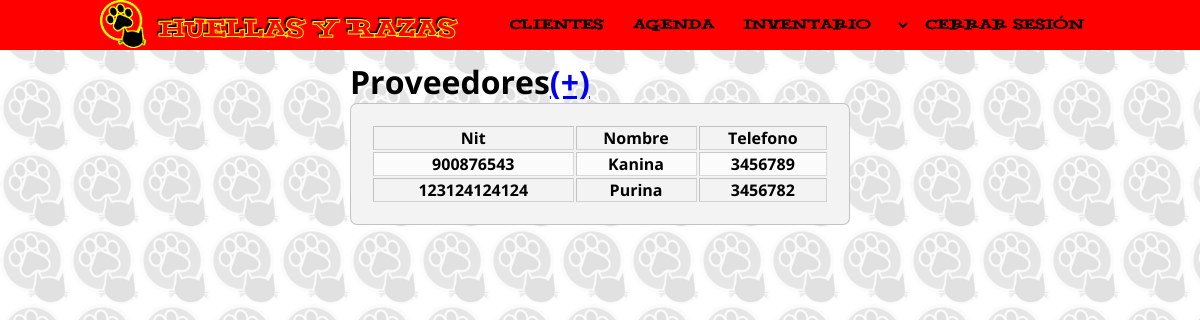
The page /verproveedores.php (signed in) on the database its author committed.
### tables this page shows
CREATE TABLE `proveedores` (
  `nit` varchar(50) NOT NULL DEFAULT '0',
  `nombre` varchar(100) NOT NULL DEFAULT '0',
  `direccion` varchar(100) NOT NULL DEFAULT '0',
  `numfijo` varchar(50) NOT NULL DEFAULT '0',
  `numcelular` varchar(50) NOT NULL DEFAULT '0',
  `mail` varchar(50) NOT NULL DEFAULT '0',
  `nom_vendedor` varchar(50) NOT NULL DEFAULT '0',
  `num_vendedor` varchar(50) NOT NULL DEFAULT '0'
);

### verproveedores.php (the view, shortened to what this page needs)
<?php
if(!isset($_SESSION["session_username"])) {
	header("location:login.php");
} else {
?>
<?php
$res=mysql_query("select * from proveedores");
include("includes/header_herramientas_admin.php");
?>
<table border="1">
    <caption><h1>Proveedores<a href="proveedores.php">(+)</a></h1></caption>
 <tr>
     <th>Nit</th>
     <th>Nombre</th>
     <th>Telefono</th>
 </tr>
 <?php
 while($fila=mysql_fetch_array($res)){
 ?>
 <tr>
     <th><?php echo $fila['nit']; ?></th>
     <th><?php echo $fila['nombre']; ?></th>
     <th><?php echo $fila['numfijo']; ?></th>
 </tr>
 <?php
 }
 ?>
</table>
<?php } ?>

### css/estilos.css (style rules this page uses)
* { margin: 0; padding: 0; box-sizing: border-box; }
body { font-family: 'Open Sans', sans-serif; }
h1 { float: left; }

### css/formulario.css (style rules this page uses)
table { text-transform: capitalize; margin:auto; margin-top: 60px; width: 90%; max-width: 500px; max-height: 1000px; background: #F3F3F3; padding: 20px; border: 1px solid rgba(0,0,0,0.2); border-radius: 7px; }
tr:nth-child(odd) { background-color:#grey; }
tr:nth-child(even) { background-color:#fbfbfb; }

### rows shown on the page
proveedores: nit "900876543", nombre "Kanina", numfijo "3456789"
proveedores: nit "123124124124", nombre "Purina", numfijo "3456782"
